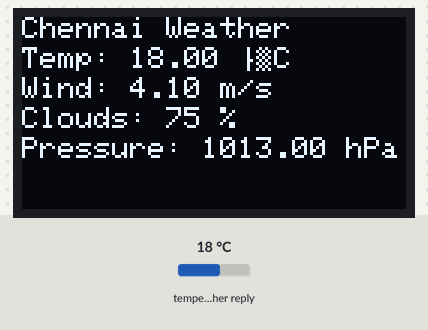
Recording of a sketch running on a simulated ESP8266 (NodeMCU). Parts: 128×64 one-colour display. The test bench sets the inputs (shaded band); at power-on: temperature in the weather reply 18 °C. WiFi joins after 1.5 s; servers stay silent unless stated; the display library's start-up logo is not drawn; web services answer with replies made up by the test bench; what the sketch prints to the serial monitor is not drawn.

Above: at 5.7 s.

The sketch:

weather_using_oled.ino
```cpp
#include <ESP8266WiFi.h>
#include <ESP8266HTTPClient.h>
#include <WiFiClientSecureBearSSL.h>
#include <Adafruit_GFX.h>
#include <Adafruit_SSD1306.h>
#include <ArduinoJson.h>

#define SCREEN_WIDTH 128
#define SCREEN_HEIGHT 64
#define OLED_RESET    -1

const char* ssid = "YOUR_SSID";
const char* password = "YOUR_PASSWORD";

const char* apiKey = "your api key";

const char* lat = "your latitude";
const char* lon = "your longitude";
String weatherURL = "https://api.openweathermap.org/data/2.5/onecall?lat=" + String(lat) + "&lon=" + String(lon) + "&exclude=minutely,hourly&appid=" + String(apiKey) + "&units=metric";

Adafruit_SSD1306 display(SCREEN_WIDTH, SCREEN_HEIGHT, &Wire, OLED_RESET);

void setup() {
  Serial.begin(115200);
  delay(1000);

  Serial.println();
  Serial.println("Starting...");

  if(!display.begin(SSD1306_SWITCHCAPVCC, 0x3C)) {
    Serial.println(F("SSD1306 allocation failed"));
    for(;;);
  }
  display.display();
  delay(2000);
  display.clearDisplay();

  Serial.print("Connecting to Wi-Fi...");
  WiFi.begin(ssid, password);
  while (WiFi.status() != WL_CONNECTED) {
    delay(1000);
    Serial.print(".");
  }
  Serial.println("Connected to WiFi");

  fetchWeatherData();
}

void fetchWeatherData() {
  if (WiFi.status() == WL_CONNECTED) {
    std::unique_ptr<BearSSL::WiFiClientSecure> client(new BearSSL::WiFiClientSecure);

    client->setInsecure();

    HTTPClient https;
    https.begin(*client, weatherURL);
    int httpCode = https.GET();

    if (httpCode > 0) {
      String payload = https.getString();
      Serial.println(payload);

      StaticJsonDocument<4096> doc;
      DeserializationError error = deserializeJson(doc, payload);

      if (error) {
        Serial.print(F("deserializeJson() failed: "));
        Serial.println(error.c_str());
        return;
      }

      float currentTemp = doc["current"]["temp"];
      float windSpeed = doc["current"]["wind_speed"];
      int clouds = doc["current"]["clouds"];
      float pressure = doc["current"]["pressure"];


      display.clearDisplay();
      display.setTextSize(1);
      display.setTextColor(SSD1306_WHITE);

      display.setCursor(0, 0);
      display.print("Chennai Weather");

      display.setCursor(0, 10);
      display.print("Temp: ");
      display.print(currentTemp);
      display.println(" °C");

      display.setCursor(0, 20);
      display.print("Wind: ");
      display.print(windSpeed);
      display.println(" m/s");

      display.setCursor(0, 30);
      display.print("Clouds: ");
      display.print(clouds);
      display.println(" %");

      display.setCursor(0, 40);
      display.print("Pressure: ");
      display.print(pressure);
      display.println(" hPa");

      display.display();
    } else {
      Serial.print("Error on HTTP request: ");
      Serial.println(httpCode);
    }
    https.end();
  }
}

void loop() {
}
```
